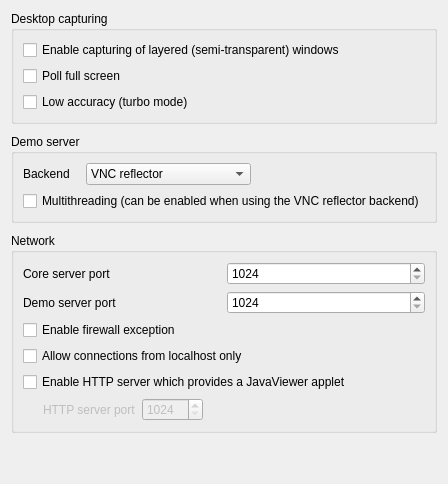
      <widget class="QWidget" name="ischoolServerSettingsPage">
       <layout class="QVBoxLayout" name="verticalLayout_6" stretch="0,0,0,1">
        <property name="spacing">
         <number>10</number>
        </property>
        <item>
         <widget class="QGroupBox" name="groupBox_6">
          <property name="title">
           <string>Desktop capturing</string>
          </property>
          <layout class="QGridLayout" name="gridLayout_7">
           <item row="0" column="0">
            <widget class="QCheckBox" name="vncCaptureLayeredWindows">
             <property name="text">
              <string>Enable capturing of layered (semi-transparent) windows</string>
             </property>
            </widget>
           </item>
           <item row="1" column="0">
            <widget class="QCheckBox" name="vncPollFullScreen">
             <property name="text">
              <string>Poll full screen</string>
             </property>
            </widget>
           </item>
           <item row="2" column="0">
            <widget class="QCheckBox" name="vncLowAccuracy">
             <property name="text">
              <string>Low accuracy (turbo mode)</string>
             </property>
            </widget>
           </item>
          </layout>
         </widget>
        </item>
        <item>
         <widget class="QGroupBox" name="groupBox_9">
          <property name="title">
           <string>Demo server</string>
          </property>
          <layout class="QVBoxLayout" name="verticalLayout_7">
           <item>
            <layout class="QHBoxLayout" name="horizontalLayout_11" stretch="0,1,2">
             <property name="spacing">
              <number>16</number>
             </property>
             <item>
              <widget class="QLabel" name="label_6">
               <property name="text">
                <string>Backend</string>
               </property>
              </widget>
             </item>
             <item>
              <widget class="QComboBox" name="demoServerBackend">
               <item>
                <property name="text">
                 <string>VNC reflector</string>
                </property>
               </item>
               <item>
                <property name="text">
                 <string>iSCHOOL 1 demo server</string>
                </property>
               </item>
              </widget>
             </item>
             <item>
              <spacer name="horizontalSpacer_15">
               <property name="orientation">
                <enum>Qt::Horizontal</enum>
               </property>
               <property name="sizeHint" stdset="0">
                <size>
                 <width>40</width>
                 <height>20</height>
                </size>
               </property>
              </spacer>
             </item>
            </layout>
           </item>
           <item>
            <widget class="QCheckBox" name="isDemoServerMultithreaded">
             <property name="text">
              <string>Multithreading (can be enabled when using the VNC reflector backend)</string>
             </property>
            </widget>
           </item>
          </layout>
         </widget>
        </item>
        <item>
         <widget class="QGroupBox" name="groupBox_8">
          <property name="title">
           <string>Network</string>
          </property>
          <layout class="QGridLayout" name="gridLayout_11">
           <item row="0" column="0">
            <widget class="QLabel" name="label_12">
             <property name="text">
              <string>Core server port</string>
             </property>
            </widget>
           </item>
           <item row="0" column="1">
            <widget class="QSpinBox" name="coreServerPort">
             <property name="minimum">
              <number>1024</number>
             </property>
             <property name="maximum">
              <number>65535</number>
             </property>
            </widget>
           </item>
           <item row="1" column="0">
            <widget class="QLabel" name="label_13">
             <property name="text">
              <string>Demo server port</string>
             </property>
            </widget>
           </item>
           <item row="1" column="1">
            <widget class="QSpinBox" name="demoServerPort">
             <property name="minimum">
              <number>1024</number>
             </property>
             <property name="maximum">
              <number>65535</number>
             </property>
            </widget>
           </item>
           <item row="2" column="0" colspan="2">
            <widget class="QCheckBox" name="isFirewallExceptionEnabled">
             <property name="text">
              <string>Enable firewall exception</string>
             </property>
            </widget>
           </item>
           <item row="4" column="0" colspan="2">
            <widget class="QCheckBox" name="isHttpServerEnabled">
             <property name="text">
              <string>Enable HTTP server which provides a JavaViewer applet</string>
             </property>
            </widget>
           </item>
           <item row="5" column="0" colspan="2">
            <layout class="QHBoxLayout" name="horizontalLayout_5">
             <item>
              <spacer name="horizontalSpacer_10">
               <property name="orientation">
                <enum>Qt::Horizontal</enum>
               </property>
               <property name="sizeType">
                <enum>QSizePolicy::Fixed</enum>
               </property>
               <property name="sizeHint" stdset="0">
                <size>
                 <width>20</width>
                 <height>20</height>
                </size>
               </property>
              </spacer>
             </item>
             <item>
              <widget class="QLabel" name="httpServerPortLabel">
               <property name="enabled">
                <bool>false</bool>
               </property>
               <property name="text">
                <string>HTTP server port</string>
               </property>
              </widget>
             </item>
             <item>
              <widget class="QSpinBox" name="httpServerPort">
               <property name="enabled">
                <bool>false</bool>
               </property>
               <property name="minimum">
                <number>1024</number>
               </property>
               <property name="maximum">
                <number>65535</number>
               </property>
              </widget>
             </item>
             <item>
              <spacer name="horizontalSpacer_11">
               <property name="orientation">
                <enum>Qt::Horizontal</enum>
               </property>
               <property name="sizeHint" stdset="0">
                <size>
                 <width>40</width>
                 <height>20</height>
                </size>
               </property>
              </spacer>
             </item>
            </layout>
           </item>
           <item row="3" column="0" colspan="2">
            <widget class="QCheckBox" name="localConnectOnly">
             <property name="text">
              <string>Allow connections from localhost only</string>
             </property>
            </widget>
           </item>
          </layout>
         </widget>
        </item>
        <item>
         <spacer name="verticalSpacer_6">
          <property name="orientation">
           <enum>Qt::Vertical</enum>
          </property>
          <property name="sizeHint" stdset="0">
           <size>
            <width>20</width>
            <height>40</height>
           </size>
          </property>
         </spacer>
        </item>
       </layout>
      </widget>
